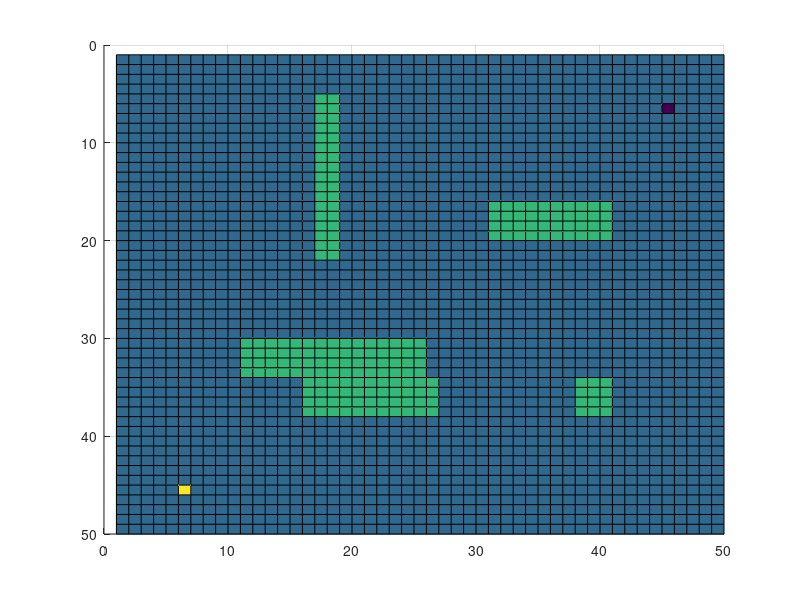

Source code (MATLAB): (Note: this script raises an error after producing the figure.)
 clear all; close all; clc
 load M5.mat
  M4=M;
 %figure(1); imshow(M,[]);
 figure(1);surf(M'), view(90,90)
 pausa
 [ancho alto]=size(M);
    for i=1:ancho
      for j=1:alto
          if M(i,j)==2
             x=i;    
             y=j; 
             M(i,j)=0;
          end
           if M(i,j)==-1
             x1=i;    
             y1=j;   
             M(i,j)=0;
          end
      end
    end  

% Elemento Estructurante
se = strel('sphere',3);
%M3=IMDILATE(M,se);
M3=imdilate(M,se);
%figure(2); imshow(M3,[]);
figure(2);surf(M3'), view(90,90)
pausa

M3(x,y)=2;
M3(x1,y1)=-1;
M=M3;
     UA=0;
     UR(ancho,alto)=0;
     U=0;
     
    
     K=3;
    for i=1:ancho
      for j=1:alto
         if M(i,j)==1
             %UR(i,j)=1/2*K * (sqrt(((i-x)^2 + (j-y)^2)))+K;
             UR(i,j)=10*K+1/(sqrt(((i-x)^2 + (j-y)^2)));
         end  
             UA(i,j)= 1/2*K * (sqrt(((i-x)^2 + (j-y)^2)));
             
      end
    end
  
   

    figure(3); surf(UA')
    title('Potencial de Atraccion')
    pausa
    
    figure(4); surf(UR')
    title('Potencial de Repulsion')
    pausa
    
     U= UA+UR;
    figure(5); surf(U')
    title('Potencial Resultante')
    pausa   
    
      % Graficando la Repulsion 
    figure(6)
    X=1:ancho;
    Y=1:alto;
    contour(X,-Y,-U,100);
    [Ux,Vy]=gradient(-U);
    hold on
    quiver(X,-Y,Ux,-Vy,1)
    hold off
    pausa
 
    valor=1;
    menor=1000;
    while valor~=0
        for i=1:3
            for j=1:3
                if U(x1+i-2,y1+j-2)<menor
                    menor=U(x1+i-2,y1+j-2);
                    nx1=x1+i-2;
                    ny1=y1+j-2;
                end
                
                if U(x1+i-2,y1+j-2)==0
                    valor=0;
                end
            end
            figure(7);surf(M4'), view(90,90)
        end
        M4(nx1,ny1)=5;
        T(nx1,ny1)=1;
        x1=nx1;
        y1=ny1;
        
    end
